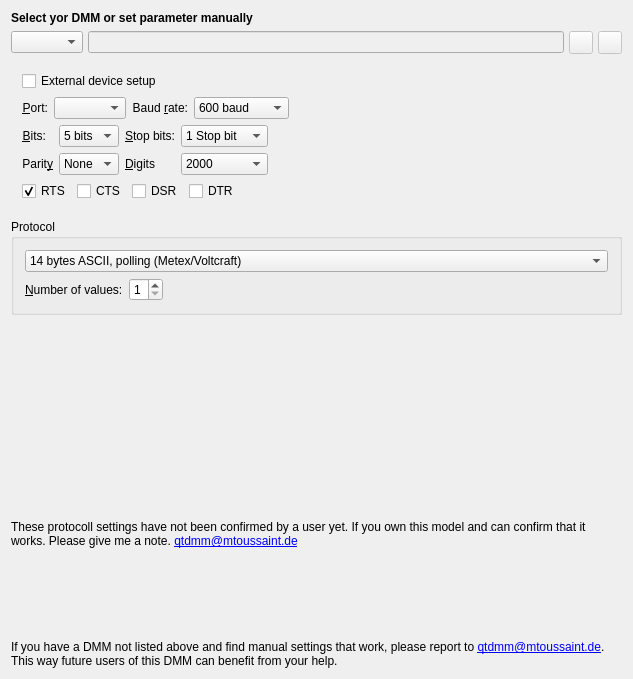
<?xml version="1.0" encoding="UTF-8"?>
<ui version="4.0">
 <class>UIDmmPrefs</class>
 <widget class="PrefWidget" name="UIDmmPrefs">
  <property name="geometry">
   <rect>
    <x>0</x>
    <y>0</y>
    <width>633</width>
    <height>679</height>
   </rect>
  </property>
  <layout class="QVBoxLayout" name="verticalLayout_2">
   <item>
    <widget class="QLabel" name="ui_hint">
     <property name="sizePolicy">
      <sizepolicy hsizetype="Minimum" vsizetype="Fixed">
       <horstretch>0</horstretch>
       <verstretch>0</verstretch>
      </sizepolicy>
     </property>
     <property name="frameShape">
      <enum>QFrame::NoFrame</enum>
     </property>
     <property name="text">
      <string>&lt;b&gt;Select yor DMM or set parameter manually&lt;/b&gt;</string>
     </property>
     <property name="wordWrap">
      <bool>false</bool>
     </property>
    </widget>
   </item>
   <item>
    <layout class="QHBoxLayout" name="_2">
     <property name="spacing">
      <number>5</number>
     </property>
     <item>
      <widget class="QComboBox" name="ui_model">
       <property name="whatsThis">
        <string>Here you may select your DMM model. If your DMM is not in the list, try to find working settings and mail them to me (&lt;font color=blue&gt;&lt;u&gt;qtdmm@mtoussaint.de&lt;/u&gt;&lt;/font&gt;). So I can add them to the list in the next release.</string>
       </property>
      </widget>
     </item>
     <item>
      <widget class="QLineEdit" name="ui_filename">
       <property name="enabled">
        <bool>false</bool>
       </property>
       <property name="readOnly">
        <bool>true</bool>
       </property>
      </widget>
     </item>
     <item>
      <widget class="QToolButton" name="ui_load">
       <property name="enabled">
        <bool>false</bool>
       </property>
       <property name="toolTip">
        <string>Load Settings</string>
       </property>
       <property name="text">
        <string/>
       </property>
       <property name="icon">
        <iconset resource="../Resources.qrc">
         <normaloff>:/Symbols/import.xpm</normaloff>:/Symbols/import.xpm</iconset>
       </property>
      </widget>
     </item>
     <item>
      <widget class="QToolButton" name="ui_save">
       <property name="enabled">
        <bool>false</bool>
       </property>
       <property name="toolTip">
        <string>Save Settings</string>
       </property>
       <property name="text">
        <string/>
       </property>
       <property name="icon">
        <iconset resource="../Resources.qrc">
         <normaloff>:/Symbols/export.xpm</normaloff>:/Symbols/export.xpm</iconset>
       </property>
      </widget>
     </item>
    </layout>
   </item>
   <item>
    <widget class="QWidget" name="ButtonGroup11" native="true">
     <property name="title" stdset="0">
      <string>Port settings</string>
     </property>
     <layout class="QFormLayout" name="formLayout_6">
      <item row="0" column="0">
       <layout class="QHBoxLayout" name="horizontalLayout_2">
        <item>
         <widget class="QCheckBox" name="ui_externalSetup">
          <property name="text">
           <string>External device setup</string>
          </property>
         </widget>
        </item>
        <item>
         <spacer name="horizontalSpacer">
          <property name="orientation">
           <enum>Qt::Horizontal</enum>
          </property>
          <property name="sizeHint" stdset="0">
           <size>
            <width>40</width>
            <height>20</height>
           </size>
          </property>
         </spacer>
        </item>
       </layout>
      </item>
      <item row="1" column="0">
       <layout class="QHBoxLayout" name="horizontalLayout_3">
        <item>
         <layout class="QFormLayout" name="formLayout_4">
          <item row="0" column="0">
           <widget class="QLabel" name="TextLabel2">
            <property name="text">
             <string>&amp;Port:</string>
            </property>
            <property name="alignment">
             <set>Qt::AlignRight|Qt::AlignTrailing|Qt::AlignVCenter</set>
            </property>
            <property name="wordWrap">
             <bool>false</bool>
            </property>
            <property name="buddy">
             <cstring>port</cstring>
            </property>
           </widget>
          </item>
          <item row="0" column="1">
           <layout class="QHBoxLayout" name="_3">
            <property name="spacing">
             <number>2</number>
            </property>
            <property name="margin" stdset="0">
             <number>0</number>
            </property>
            <item>
             <widget class="QComboBox" name="port">
              <property name="sizePolicy">
               <sizepolicy hsizetype="MinimumExpanding" vsizetype="Fixed">
                <horstretch>0</horstretch>
                <verstretch>0</verstretch>
               </sizepolicy>
              </property>
              <property name="whatsThis">
               <string>Choose the serial device here. &lt;i&gt;(Hint for DOS people: /dev/ttyS0 corresponds to COM1. /dev/ttyS1 to COM2 ...)&lt;/i&gt;</string>
              </property>
              <property name="currentIndex">
               <number>-1</number>
              </property>
             </widget>
            </item>
           </layout>
          </item>
         </layout>
        </item>
        <item>
         <layout class="QFormLayout" name="formLayout_5">
          <item row="0" column="0">
           <widget class="QLabel" name="ui_baudLabel">
            <property name="text">
             <string>Baud &amp;rate:</string>
            </property>
            <property name="alignment">
             <set>Qt::AlignRight|Qt::AlignTrailing|Qt::AlignVCenter</set>
            </property>
            <property name="wordWrap">
             <bool>false</bool>
            </property>
            <property name="buddy">
             <cstring>baudRate</cstring>
            </property>
           </widget>
          </item>
          <item row="0" column="1">
           <widget class="QComboBox" name="baudRate">
            <property name="whatsThis">
             <string>Select the baud rate for the DMM here. If you encounter problems connecting to your DMM try lowering the baud rate. I had some problems with my &lt;b&gt;Metex ME-32&lt;/b&gt;. The Documentation said 1200 baud but it only worked at 600.</string>
            </property>
            <property name="currentIndex">
             <number>0</number>
            </property>
            <item>
             <property name="text">
              <string>600 baud</string>
             </property>
            </item>
            <item>
             <property name="text">
              <string>1200 baud</string>
             </property>
            </item>
            <item>
             <property name="text">
              <string>1800 baud</string>
             </property>
            </item>
            <item>
             <property name="text">
              <string>2400 baud</string>
             </property>
            </item>
            <item>
             <property name="text">
              <string>4800 baud</string>
             </property>
            </item>
            <item>
             <property name="text">
              <string>9600 baud</string>
             </property>
            </item>
            <item>
             <property name="text">
              <string>19200 baud</string>
             </property>
            </item>
           </widget>
          </item>
         </layout>
        </item>
       </layout>
      </item>
      <item row="2" column="0">
       <layout class="QHBoxLayout" name="horizontalLayout_4">
        <item>
         <layout class="QFormLayout" name="formLayout_2">
          <item row="0" column="0">
           <widget class="QLabel" name="ui_bitsLabel">
            <property name="text">
             <string>&amp;Bits:</string>
            </property>
            <property name="alignment">
             <set>Qt::AlignRight|Qt::AlignTrailing|Qt::AlignVCenter</set>
            </property>
            <property name="wordWrap">
             <bool>false</bool>
            </property>
            <property name="buddy">
             <cstring>bitsCombo</cstring>
            </property>
           </widget>
          </item>
          <item row="0" column="1">
           <widget class="QComboBox" name="bitsCombo">
            <property name="whatsThis">
             <string>Number of bits for serial communication.</string>
            </property>
            <item>
             <property name="text">
              <string>5 bits</string>
             </property>
            </item>
            <item>
             <property name="text">
              <string>6 bits</string>
             </property>
            </item>
            <item>
             <property name="text">
              <string>7 bits</string>
             </property>
            </item>
            <item>
             <property name="text">
              <string>8 bits</string>
             </property>
            </item>
           </widget>
          </item>
          <item row="1" column="0">
           <widget class="QLabel" name="ui_parityLabel">
            <property name="text">
             <string>Parit&amp;y</string>
            </property>
            <property name="alignment">
             <set>Qt::AlignRight|Qt::AlignTrailing|Qt::AlignVCenter</set>
            </property>
            <property name="wordWrap">
             <bool>false</bool>
            </property>
            <property name="buddy">
             <cstring>stopBitsCombo</cstring>
            </property>
           </widget>
          </item>
          <item row="1" column="1">
           <widget class="QComboBox" name="parityCombo">
            <property name="whatsThis">
             <string>Parity for serial communication. May be None, Odd or Even.</string>
            </property>
            <item>
             <property name="text">
              <string>None</string>
             </property>
            </item>
            <item>
             <property name="text">
              <string>Even</string>
             </property>
            </item>
            <item>
             <property name="text">
              <string>Odd</string>
             </property>
            </item>
           </widget>
          </item>
         </layout>
        </item>
        <item>
         <layout class="QFormLayout" name="formLayout_3">
          <item row="0" column="0">
           <widget class="QLabel" name="ui_stopLabel">
            <property name="text">
             <string>&amp;Stop bits:</string>
            </property>
            <property name="alignment">
             <set>Qt::AlignRight|Qt::AlignTrailing|Qt::AlignVCenter</set>
            </property>
            <property name="wordWrap">
             <bool>false</bool>
            </property>
            <property name="buddy">
             <cstring>stopBitsCombo</cstring>
            </property>
           </widget>
          </item>
          <item row="0" column="1">
           <widget class="QComboBox" name="stopBitsCombo">
            <property name="whatsThis">
             <string>Number of stop bits for serial communication.</string>
            </property>
            <item>
             <property name="text">
              <string>1 Stop bit</string>
             </property>
            </item>
            <item>
             <property name="text">
              <string>2 Stop bits</string>
             </property>
            </item>
           </widget>
          </item>
          <item row="1" column="0">
           <widget class="QLabel" name="ui_displayLabel">
            <property name="text">
             <string>&amp;Digits</string>
            </property>
            <property name="alignment">
             <set>Qt::AlignRight|Qt::AlignTrailing|Qt::AlignVCenter</set>
            </property>
            <property name="wordWrap">
             <bool>false</bool>
            </property>
            <property name="buddy">
             <cstring>stopBitsCombo</cstring>
            </property>
           </widget>
          </item>
          <item row="1" column="1">
           <widget class="QComboBox" name="displayCombo">
            <property name="whatsThis">
             <string>Number of display digits.
&lt;ul&gt;&lt;li&gt;3 1/2 - 2000 Counts&lt;/li&gt;
&lt;li&gt;3 3/4 - 4000 Counts&lt;/li&gt;
&lt;li&gt;4 1/2 - 20000 Counts&lt;/li&gt;
&lt;li&gt;4 3/4 - 40000 Counts&lt;/li&gt;
&lt;/ul&gt;</string>
            </property>
            <item>
             <property name="text">
              <string>2000</string>
             </property>
            </item>
            <item>
             <property name="text">
              <string>4000</string>
             </property>
            </item>
            <item>
             <property name="text">
              <string>20000</string>
             </property>
            </item>
            <item>
             <property name="text">
              <string>50000</string>
             </property>
            </item>
            <item>
             <property name="text">
              <string>100000</string>
             </property>
            </item>
            <item>
             <property name="text">
              <string>200000</string>
             </property>
            </item>
            <item>
             <property name="text">
              <string>400000</string>
             </property>
            </item>
            <item>
             <property name="text">
              <string>1000000</string>
             </property>
            </item>
            <item>
             <property name="text">
              <string>6000</string>
             </property>
            </item>
            <item>
             <property name="text">
              <string>40000</string>
             </property>
            </item>
           </widget>
          </item>
         </layout>
        </item>
        <item>
         <spacer name="horizontalSpacer_2">
          <property name="orientation">
           <enum>Qt::Horizontal</enum>
          </property>
          <property name="sizeHint" stdset="0">
           <size>
            <width>40</width>
            <height>20</height>
           </size>
          </property>
         </spacer>
        </item>
       </layout>
      </item>
      <item row="3" column="0">
       <layout class="QHBoxLayout" name="_4">
        <item>
         <widget class="QCheckBox" name="uirts">
          <property name="text">
           <string>RTS</string>
          </property>
          <property name="checked">
           <bool>true</bool>
          </property>
         </widget>
        </item>
        <item>
         <widget class="QCheckBox" name="uicts">
          <property name="text">
           <string>CTS</string>
          </property>
         </widget>
        </item>
        <item>
         <widget class="QCheckBox" name="uidsr">
          <property name="text">
           <string>DSR</string>
          </property>
         </widget>
        </item>
        <item>
         <widget class="QCheckBox" name="uidtr">
          <property name="text">
           <string>DTR</string>
          </property>
         </widget>
        </item>
        <item>
         <spacer name="spacer3">
          <property name="orientation">
           <enum>Qt::Horizontal</enum>
          </property>
          <property name="sizeType">
           <enum>QSizePolicy::Expanding</enum>
          </property>
          <property name="sizeHint" stdset="0">
           <size>
            <width>201</width>
            <height>21</height>
           </size>
          </property>
         </spacer>
        </item>
       </layout>
      </item>
     </layout>
    </widget>
   </item>
   <item>
    <widget class="QGroupBox" name="ui_protocol">
     <property name="title">
      <string>Protocol</string>
     </property>
     <layout class="QVBoxLayout" name="verticalLayout">
      <item>
       <widget class="QComboBox" name="protocolCombo">
        <property name="whatsThis">
         <string>Here you may select the Communication type. If you have a not &quot;officially&quot; supported multimeter, just try out the existing protocols. If you are lucky it may work. If you find working settings, send the to me.</string>
        </property>
        <item>
         <property name="text">
          <string>14 bytes ASCII, polling (Metex/Voltcraft)</string>
         </property>
        </item>
        <item>
         <property name="text">
          <string>11 bytes ASCII, continuous (PeakTech 451)</string>
         </property>
        </item>
        <item>
         <property name="text">
          <string>14 bytes ASCII, continuous (Voltcraft)</string>
         </property>
        </item>
        <item>
         <property name="text">
          <string>15 bytes ASCII, continuous (Voltcraft)</string>
         </property>
        </item>
        <item>
         <property name="text">
          <string>11 bytes binary, continuous (M9803R)</string>
         </property>
        </item>
        <item>
         <property name="text">
          <string>14 bytes binary, continuous (VC820)</string>
         </property>
        </item>
        <item>
         <property name="text">
          <string>22 bytes ASCII, continuous (IsoTech)</string>
         </property>
        </item>
        <item>
         <property name="text">
          <string>11 bytes binary, continuous (VC940)</string>
         </property>
        </item>
        <item>
         <property name="text">
          <string>14 bytes ASCII/binary, continuous (QM1537)</string>
         </property>
        </item>
        <item>
         <property name="text">
          <string>9 bytes binary, continuous (RS 22-812)</string>
         </property>
        </item>
        <item>
         <property name="text">
          <string>23 bytes ASCII, continuous (VC870)</string>
         </property>
        </item>
        <item>
         <property name="text">
          <string>21 bytes binary, continuous (DO3122)</string>
         </property>
        </item>
       </widget>
      </item>
      <item>
       <layout class="QHBoxLayout" name="horizontalLayout_6">
        <item>
         <layout class="QFormLayout" name="formLayout_8">
          <property name="fieldGrowthPolicy">
           <enum>QFormLayout::AllNonFixedFieldsGrow</enum>
          </property>
          <item row="0" column="0">
           <widget class="QLabel" name="TextLabel1_6">
            <property name="text">
             <string>&amp;Number of values:</string>
            </property>
            <property name="buddy">
             <cstring>ui_numValues</cstring>
            </property>
           </widget>
          </item>
          <item row="0" column="1">
           <widget class="QSpinBox" name="ui_numValues">
            <property name="whatsThis">
             <string>Some multimeter send several lines of data containing different measured values. As QtDMM only shows one variable here you can set the number of lines to be ignored for each measurement (That means that QtDMM only uses the first line).</string>
            </property>
            <property name="minimum">
             <number>1</number>
            </property>
            <property name="maximum">
             <number>4</number>
            </property>
           </widget>
          </item>
         </layout>
        </item>
        <item>
         <spacer name="Spacer1_4">
          <property name="orientation">
           <enum>Qt::Horizontal</enum>
          </property>
          <property name="sizeType">
           <enum>QSizePolicy::Expanding</enum>
          </property>
          <property name="sizeHint" stdset="0">
           <size>
            <width>20</width>
            <height>20</height>
           </size>
          </property>
         </spacer>
        </item>
       </layout>
      </item>
     </layout>
    </widget>
   </item>
   <item>
    <spacer name="Spacer1_3">
     <property name="orientation">
      <enum>Qt::Vertical</enum>
     </property>
     <property name="sizeType">
      <enum>QSizePolicy::Expanding</enum>
     </property>
     <property name="sizeHint" stdset="0">
      <size>
       <width>20</width>
       <height>30</height>
      </size>
     </property>
    </spacer>
   </item>
   <item>
    <widget class="QLabel" name="message2">
     <property name="sizePolicy">
      <sizepolicy hsizetype="Minimum" vsizetype="MinimumExpanding">
       <horstretch>0</horstretch>
       <verstretch>0</verstretch>
      </sizepolicy>
     </property>
     <property name="text">
      <string>&lt;html&gt;&lt;head/&gt;&lt;body&gt;&lt;p&gt;These protocoll settings have not been confirmed by a user yet. If you own this model and can confirm that it works. Please give me a note. &lt;a href=&quot;mailto:qtdmm@mtoussaint.de&quot;&gt;&lt;span style=&quot; text-decoration: underline; color:#0000ff;&quot;&gt;qtdmm@mtoussaint.de&lt;/span&gt;&lt;/a&gt;&lt;/p&gt;&lt;/body&gt;&lt;/html&gt;</string>
     </property>
     <property name="textFormat">
      <enum>Qt::RichText</enum>
     </property>
     <property name="alignment">
      <set>Qt::AlignBottom|Qt::AlignLeading|Qt::AlignLeft</set>
     </property>
     <property name="wordWrap">
      <bool>true</bool>
     </property>
     <property name="openExternalLinks">
      <bool>true</bool>
     </property>
    </widget>
   </item>
   <item>
    <widget class="QLabel" name="message">
     <property name="sizePolicy">
      <sizepolicy hsizetype="Minimum" vsizetype="MinimumExpanding">
       <horstretch>0</horstretch>
       <verstretch>0</verstretch>
      </sizepolicy>
     </property>
     <property name="text">
      <string>&lt;html&gt;&lt;head/&gt;&lt;body&gt;&lt;p&gt;If you have a DMM not listed above and find manual settings that work, please report to &lt;a href=&quot;mailto:qtdmm@mtoussaint.de&quot;&gt;&lt;span style=&quot; text-decoration: underline; color:#0000ff;&quot;&gt;qtdmm@mtoussaint.de&lt;/span&gt;&lt;/a&gt;. This way future users of this DMM can benefit from your help.&lt;/p&gt;&lt;/body&gt;&lt;/html&gt;</string>
     </property>
     <property name="textFormat">
      <enum>Qt::RichText</enum>
     </property>
     <property name="alignment">
      <set>Qt::AlignBottom|Qt::AlignLeading|Qt::AlignLeft</set>
     </property>
     <property name="wordWrap">
      <bool>true</bool>
     </property>
     <property name="openExternalLinks">
      <bool>true</bool>
     </property>
    </widget>
   </item>
  </layout>
 </widget>
 <layoutdefault spacing="6" margin="11"/>
 <customwidgets>
  <customwidget>
   <class>PrefWidget</class>
   <extends>QWidget</extends>
   <header>prefwidget.h</header>
   <container>1</container>
  </customwidget>
 </customwidgets>
 <tabstops>
  <tabstop>ui_model</tabstop>
  <tabstop>port</tabstop>
  <tabstop>baudRate</tabstop>
  <tabstop>bitsCombo</tabstop>
  <tabstop>stopBitsCombo</tabstop>
  <tabstop>parityCombo</tabstop>
  <tabstop>displayCombo</tabstop>
 </tabstops>
 <includes>
  <include location="global">prefwidget.h</include>
 </includes>
 <resources>
  <include location="../Resources.qrc"/>
 </resources>
 <connections/>
</ui>
